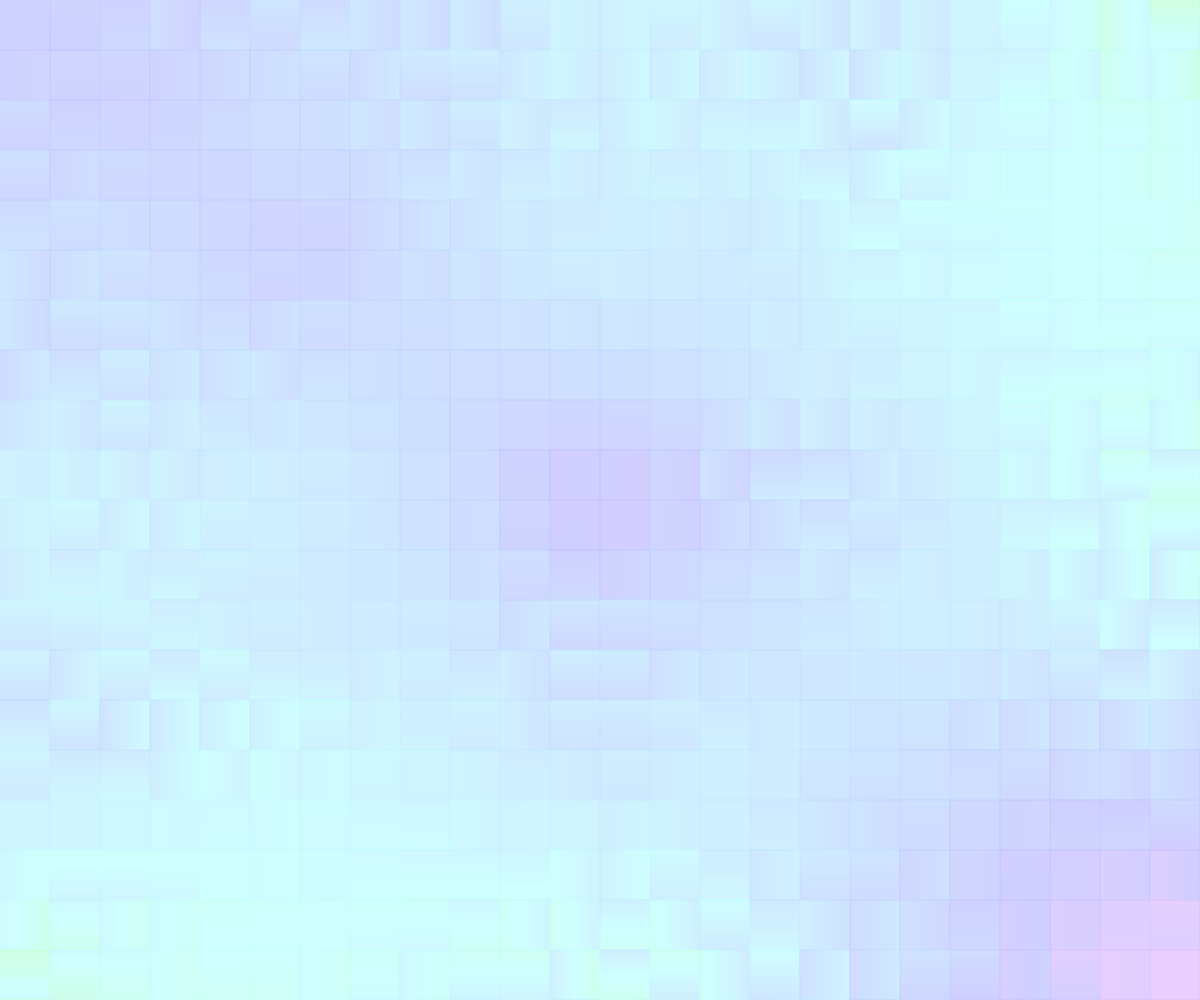
Frame 1 (no input)
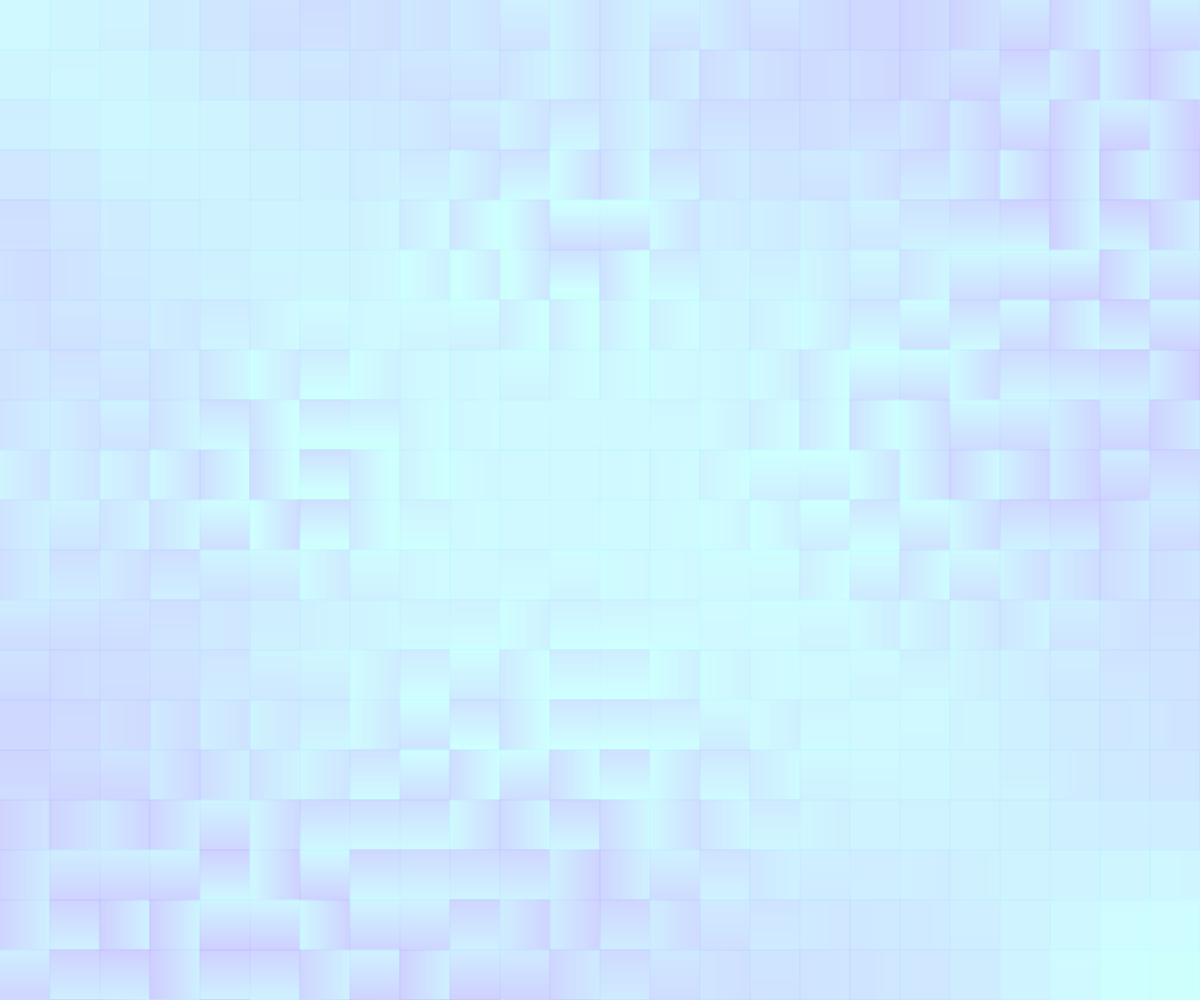
Frame 60 (no input)
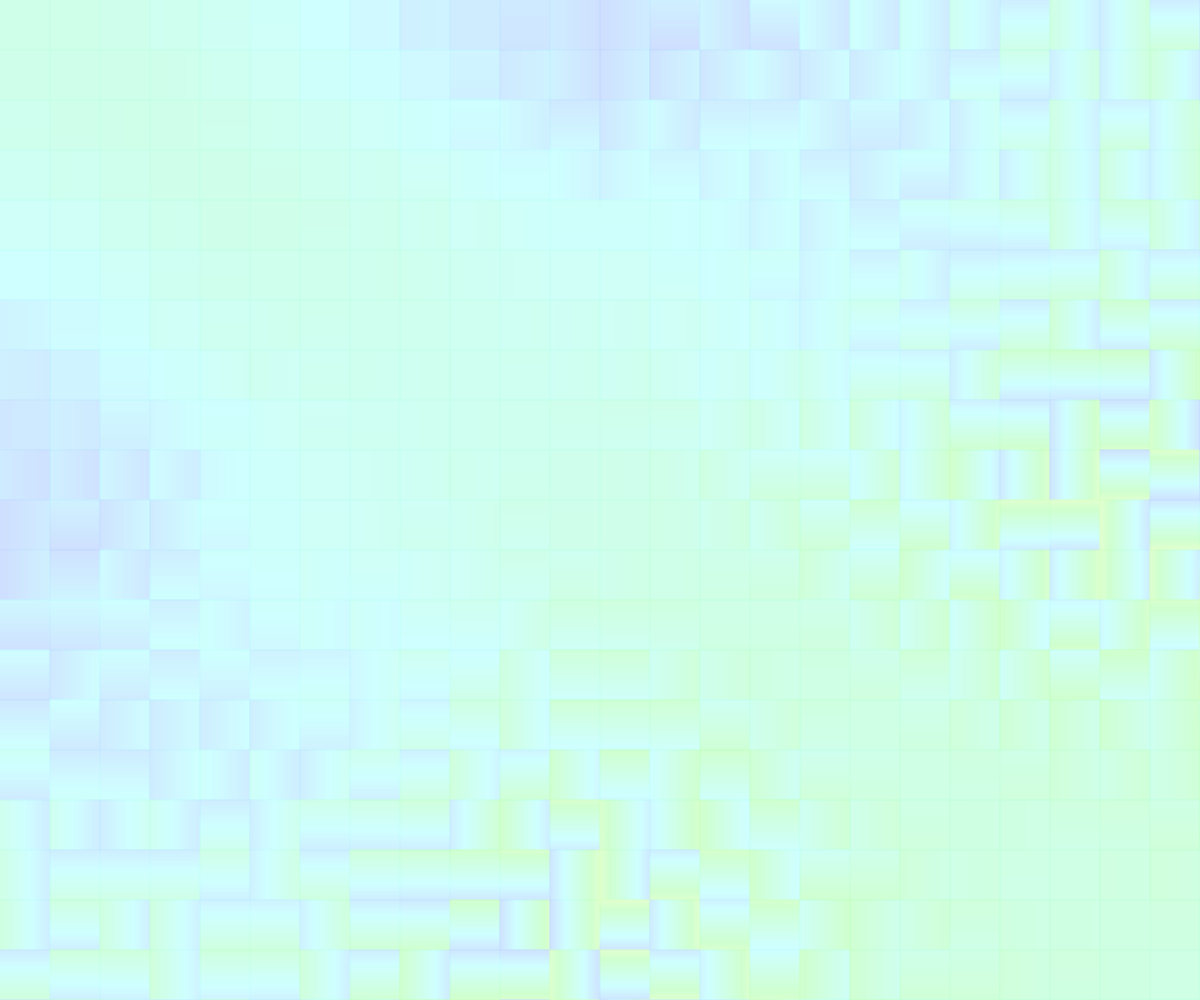
Frame 120 (the mouse pressed at the canvas centre since frame 60)

The p5.js sketch that drew these frames (run headless with seeded random() and noise() and a simulated clock; from frame 60 on, the mouse is pressed at the canvas centre):

// p5.js sketch
// ── sketch.js
var siz = 50;

function setup() {
  createCanvas(windowWidth, windowHeight);
  colorMode(RGB);
  background(255);
  pixelDensity(1);
  seed = random(5000);
  colorMode(HSB, 360, 100, 100);

  imageMode(CENTER, CENTER);
}

function draw() {
  randomSeed(seed);

  background(255);
  noStroke();

  for (var i = siz / 2; i <= width + siz / 2; i += siz) {
    for (var j = siz / 2; j <= height + siz / 2; j += siz) {
      push();
      translate(i, j);
      var mult = int(random(1, 5));
      var angle = (TWO_PI * mult) / 4;
      rotate(angle);
      var c1 = color(
        0 + noise(frameCount / 35, i / width, j / height) * 360,
        25,
        100
      );
      var c2 = color(
        0 + noise(frameCount / 35, j / height, i / width) * 360,
        25,
        100
      );

      for (var k = -siz / 2; k <= siz / 2; k++) {
        var incr = map(k, -siz / 2, siz / 2, 0, 1);
        stroke(lerpColor(c1, c2, incr));
        line(-siz / 2, k, siz / 2, k);
      }
      pop();
    }
  }
}

function mouseReleased() {
  seed = random(50000);
  siz = int(random(20, 76));
}

function windowResized() {
  resizeCanvas(windowWidth, windowHeight);
}
